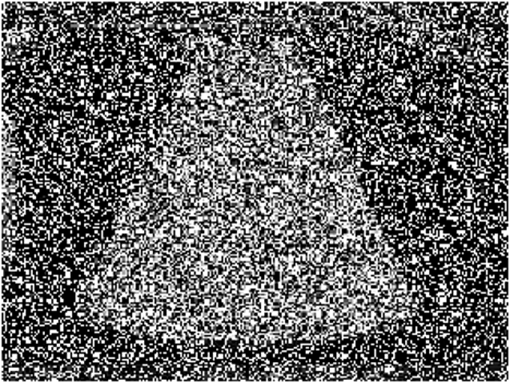
//> input picture Min Max Filter/input_img.PNG, 510 x 383 px
$ ./min_max_filter   (built with g++ and OpenCV 4)
//> lines starting //> are read from the running program, lines starting //| are printed output that depends on the picture; after the words box and inside, x2 and y2 are one past the last pixel; in counts of white or black regions, pixels touching at a corner belong together
//> further down, noisy_img is the input picture: 383 rows x 510 cols, CV_8UC1; min 0, max 255, mean 101.1
#include<opencv2/core/core.hpp>
#include<opencv2/highgui/highgui.hpp>
#include<opencv2/imgproc/imgproc.hpp>
#include<iostream>
#include<climits>
#include<algorithm>

using namespace std;
using namespace cv;

void filter(Mat& input_img,Mat& output_img){

    for(int i=0;i<input_img.rows;i++){
        for(int j=0;j<input_img.cols;j++){
            if(i>0 && i<input_img.rows-1 && j>0 && j<input_img.cols-1){
                unsigned long long min_item=INT_MAX;
                unsigned long long max_item=INT_MIN;
                int t1=-1,t2=-1;
               for(int a=0;a<9;a++){
                    int value=int(input_img.at<uchar>(i+t2,j+t1));
                    if(value<min_item)
                        min_item=value;
                    if(value>max_item)
                        max_item=value;

                    t1++;
                    if(t1==2){
                        t1=-1;
                        t2++;
                    }

                }


                output_img.at<uchar>(i,j)=(min_item+max_item)/2;;
            }
            else{
                output_img.at<uchar>(i,j)=127;
                input_img.at<uchar>(i,j)=127;
            }
        }
    }
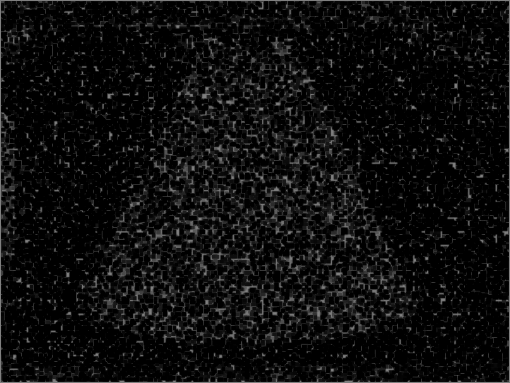
//> output_img: 383 rows x 510 cols, CV_8UC1; min 0, max 127, mean 14.3
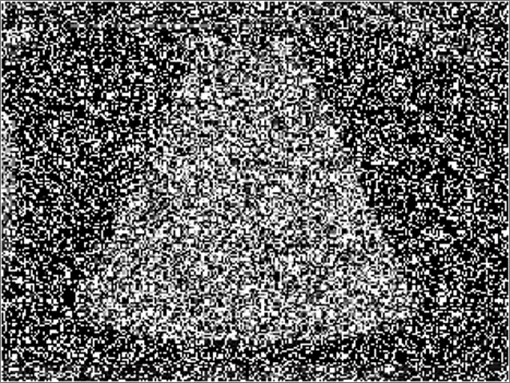
//> input_img: 383 rows x 510 cols, CV_8UC1; 0.91% of pixels changed, all inside (x1, y1, x2, y2) = (0, 0, 510, 383)
}

int main(){
    Mat noisy_img= imread("input_img.png",IMREAD_GRAYSCALE);
    Mat clear_img(noisy_img.size(),CV_8UC1);
    filter(noisy_img,clear_img);
    imshow("Noisy image : ",noisy_img);
    imshow("After Min - Max filter : ",clear_img);
    waitKey(0);

}
